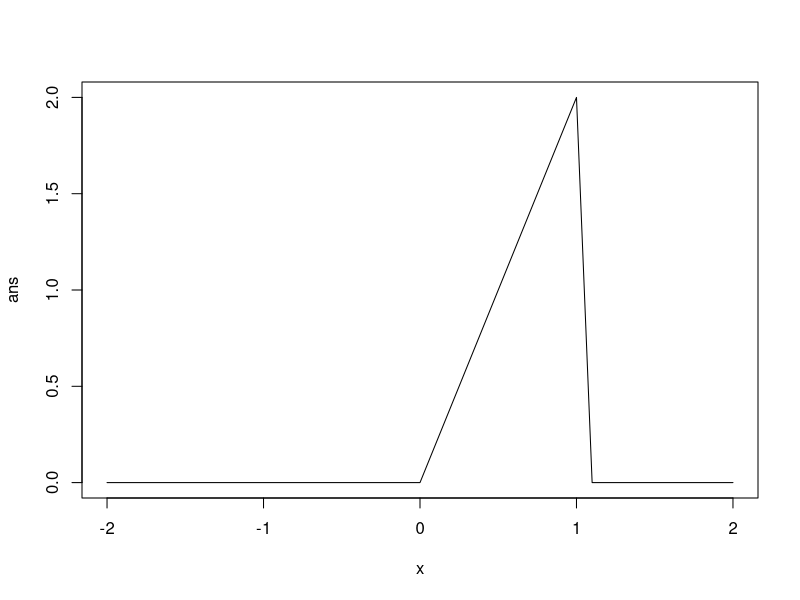

Write the R code that produced this figure.
#Use seq(-2,2,0.1) to obtain 
# a range of x values for input to the probability
# function f(x) which is defined as f(x)=2x when 
# 0<=x<=1, elsewhere f(x)=0
x<-seq(-2,2,0.1)

density2<-function(x){
    if ( x <= 1 & x >=0 )
    {
      return(2*x)
    }
    else
    {
      return(0)
    }
}

ans<-sapply(x,density2)
plot(x,ans,type = "l")